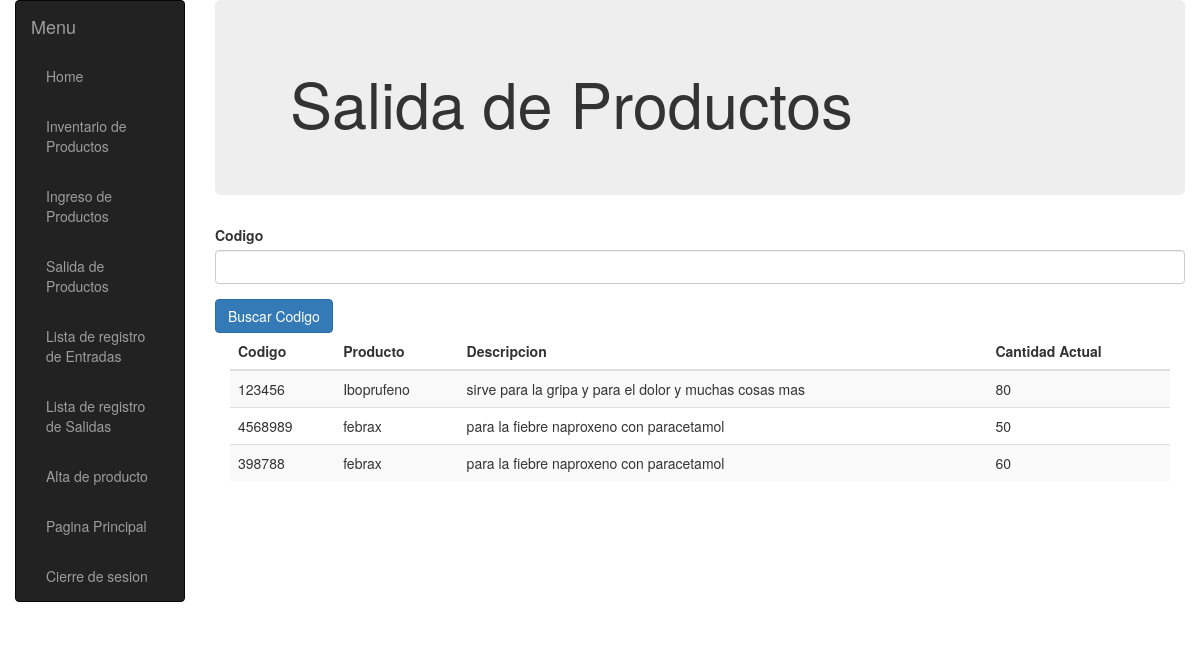
Page /almacen/salida/ (signed in) on the earlier database version.
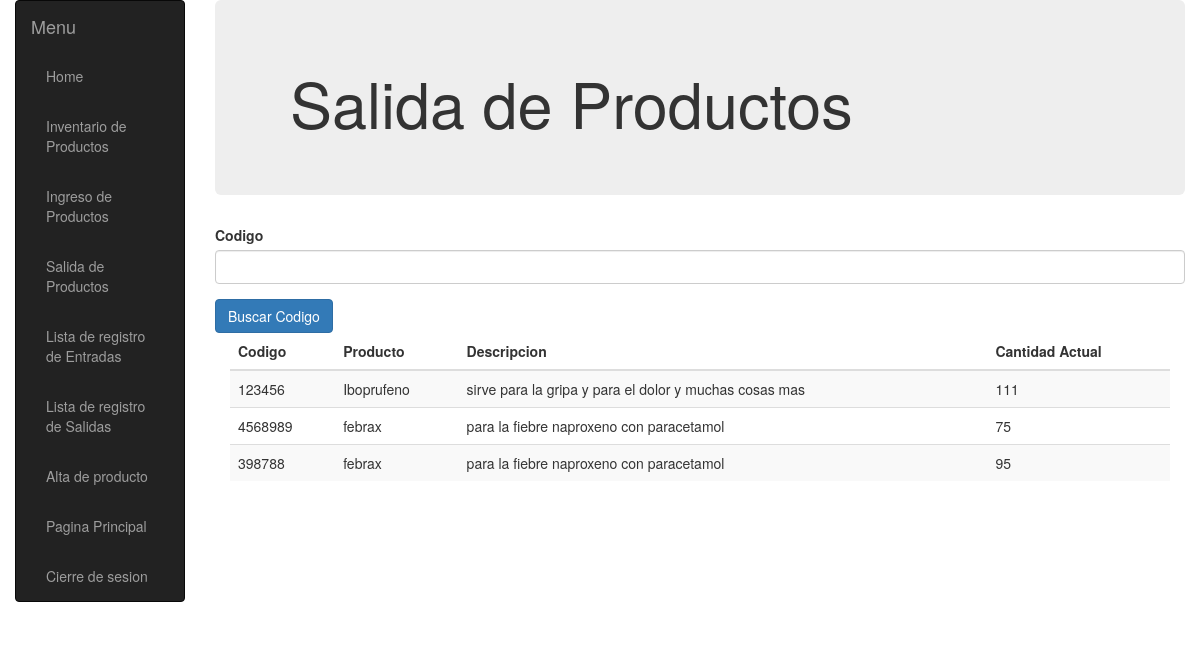
Same page on the later database version.
### almacen/models.py (models this page shows, shortened)
class Inventario(models.Model):
    producto=models.ForeignKey('Producto', on_delete=models.CASCADE, null=True)
    cantidad=models.IntegerField(default=0)
    codigob = models.CharField(max_length=200)

class Producto(models.Model):
    id = models.UUIDField(primary_key=True, default=uuid.uuid4, help_text="ID único para este producto")
    nombre = models.CharField(max_length=200)
    descripcion = models.TextField(max_length=1000,  help_text="Ingrese una breve descripción del producto")
    minimo = models.IntegerField(default=0)
    maximo = models.IntegerField(default=0)

### almacen/views.py (the view)
@login_required(login_url='/accounts/login/')
def SalidaView(request):
    form = BuscarCodigoForm()
    inventarios=Inventario.objects.select_related('producto')
    return render(request,"salida.html",{"form":form,"inventarios":inventarios})

### almacen/forms.py
class BuscarCodigoForm(forms.Form):
    codigo = forms.CharField(max_length=140, required=True, help_text="Ingrese Codigo de barra de producto")
    def __init__(self,*args, **kwargs):
        super(BuscarCodigoForm, self).__init__(*args, **kwargs)
        for name in self.fields.keys():
            self.fields[name].widget.attrs.update({
                'class':'form-control',
            })
    class Meta:
        model=Inventario
        fields=("__all__")

### almacen/templates/salida.html (shortened to what this page needs)
{% extends "base_generic.html" %}
{% block content %}
<div class="jumbotron">
    <div class="container">
<h1>Salida de Productos</h1>
    </div>
</div>
<div class="container-fluid">
    <form method="POST" id="salida-form" action="{% url 'sbuscar' %}">
        <div class="row">
            {% for field in form %}
            <div class="form-group col-4">
                <label class="col-12">{{ field.label }}</label>
                {{ field }}
            </div>
            {% endfor %}
            <input type="submit" class="btn btn-primary" value="Buscar Codigo" />
        </div>
    </form>
</div>
<div class="container-fluid">
    <table class="table table-striped table-sm" id="my_salida">
        <thead>
            <tr>
                <th>Codigo</th>
                <th>Producto</th>
                <th>Descripcion</th>
                <th>Cantidad Actual</th>
            </tr>
        </thead>
        <tbody id="my_registro">
            {% for inventario in inventarios %}
            <tr>
                <td>{{inventario.codigob}}</td>
                <td>{{inventario.producto.nombre}}</td>
                <td>{{inventario.producto.descripcion}}</td>
                <td>{{inventario.cantidad}}</td>
            </tr>
            {% endfor %}
        </tbody>
    </table>
</div>
{% endblock %}

Differences in the rows shown:
changed Inventario "Iboprufeno": cantidad "80" → "111"
changed Inventario (number 2 of 3 on the later page): cantidad "50" → "75"
changed Inventario (number 3 of 3 on the later page): cantidad "60" → "95"
